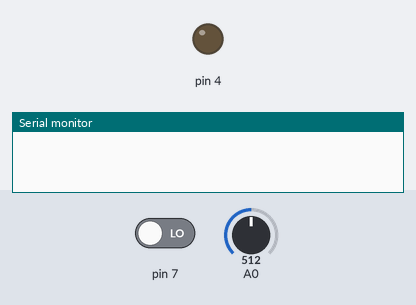
Recording of a sketch running on a simulated Arduino Uno, built with avr-gcc and run on an emulated ATmega328P. Parts: output pins drawn as LEDs (lit = HIGH), the last lines printed to the serial monitor. The test bench sets the inputs (shaded band); at power-on: pin 7 LOW, A0 = 512.

Above: at 1.3 s.
1.4 s: pin 7 driven HIGH
At 2.3 s:
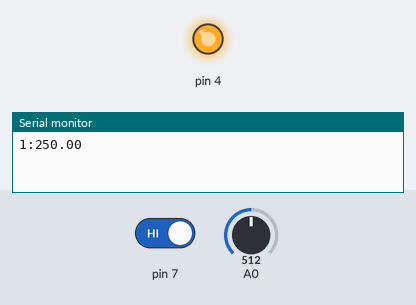
3.0 s: pin 7 driven LOW
At 5.8 s:
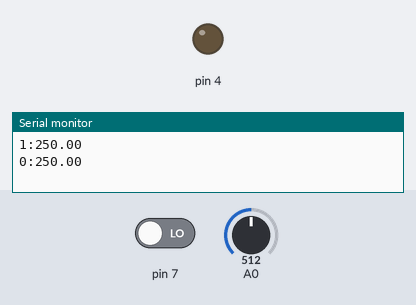
Timing chart, 0 to 7.3 s (numbered marks = the images above; inputs shaded):
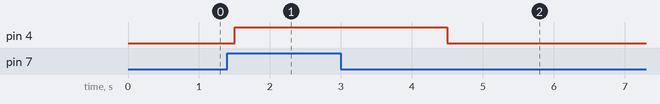

The sketch:

PIRTemperature.ino
```cpp
/***PIR Sensor Application***/

int counter=0;

void setup()
{
  // initialize digital pin LED_BUILTIN as an output.
  pinMode(4, OUTPUT);
  pinMode(7,INPUT);
  Serial.begin(115200);
}

void loop()
{
  float sicaklikC = (analogRead(A0)/1024.0)*5000/10;
  float sicaklikF = (sicaklikC*9)/5 + 32;


  counter++;
  if(counter%40==0)
  {
    Serial.print(digitalRead(7));
    Serial.print(":");
    Serial.print(sicaklikC);
    Serial.println("\n");
    Serial.flush();

  }


  //String out= digitalRead(7) +":"+ sicaklikC;

  if (digitalRead(7))
  {
    Serial.print(digitalRead(7));
    Serial.print(":");
    Serial.print(sicaklikC);
    Serial.println("\n");

    Serial.flush();
    digitalWrite(4, HIGH);   // turn the LED on (HIGH is the voltage level)
    delay(3000);
    digitalWrite(4, LOW);
    Serial.print(digitalRead(7));
    Serial.print(":");
    Serial.print(sicaklikC);
    Serial.println("\n");

    Serial.flush();
  }


  delay(500);
}
```

Measured:
- after the input at 1.4 s, pin 4: LOW → HIGH after 0.10 s
- after the input at 3.0 s, pin 4: goes on until 4.5 s, then stays LOW
